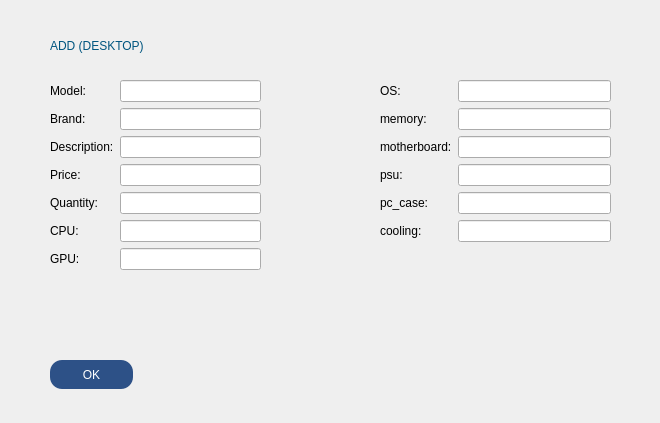
<?xml version="1.0" encoding="UTF-8"?>
<ui version="4.0">
 <class>Add_device_desktop</class>
 <widget class="QDialog" name="Add_device_desktop">
  <property name="geometry">
   <rect>
    <x>0</x>
    <y>0</y>
    <width>660</width>
    <height>423</height>
   </rect>
  </property>
  <property name="windowTitle">
   <string>Dialog</string>
  </property>
  <widget class="QPushButton" name="OK_btn">
   <property name="geometry">
    <rect>
     <x>50</x>
     <y>360</y>
     <width>83</width>
     <height>29</height>
    </rect>
   </property>
   <property name="styleSheet">
    <string notr="true">color: rgb(255, 255, 255);
background: rgb(45, 81, 135);
border-radius: 12px;</string>
   </property>
   <property name="text">
    <string>OK</string>
   </property>
  </widget>
  <widget class="QWidget" name="formLayoutWidget">
   <property name="geometry">
    <rect>
     <x>50</x>
     <y>80</y>
     <width>211</width>
     <height>267</height>
    </rect>
   </property>
   <layout class="QFormLayout" name="formLayout">
    <item row="0" column="0">
     <widget class="QLabel" name="label_4">
      <property name="text">
       <string>Model:</string>
      </property>
     </widget>
    </item>
    <item row="1" column="0">
     <widget class="QLabel" name="label_5">
      <property name="text">
       <string>Brand:</string>
      </property>
     </widget>
    </item>
    <item row="1" column="1">
     <widget class="QLineEdit" name="brand_lineEdit"/>
    </item>
    <item row="2" column="0">
     <widget class="QLabel" name="label_3">
      <property name="text">
       <string>Description:</string>
      </property>
     </widget>
    </item>
    <item row="2" column="1">
     <widget class="QLineEdit" name="des_lineEdit"/>
    </item>
    <item row="3" column="0">
     <widget class="QLabel" name="label_6">
      <property name="text">
       <string>Price:</string>
      </property>
     </widget>
    </item>
    <item row="3" column="1">
     <widget class="QLineEdit" name="price_lineEdit"/>
    </item>
    <item row="4" column="0">
     <widget class="QLabel" name="label_7">
      <property name="text">
       <string>Quantity:</string>
      </property>
     </widget>
    </item>
    <item row="4" column="1">
     <widget class="QLineEdit" name="quantity_lineEdit"/>
    </item>
    <item row="5" column="0">
     <widget class="QLabel" name="label_8">
      <property name="text">
       <string>CPU:</string>
      </property>
     </widget>
    </item>
    <item row="5" column="1">
     <widget class="QLineEdit" name="cpu"/>
    </item>
    <item row="6" column="0">
     <widget class="QLabel" name="label_11">
      <property name="text">
       <string>GPU:</string>
      </property>
     </widget>
    </item>
    <item row="6" column="1">
     <widget class="QLineEdit" name="gpu"/>
    </item>
    <item row="0" column="1">
     <widget class="QLineEdit" name="model_lineEdit"/>
    </item>
   </layout>
  </widget>
  <widget class="QWidget" name="formLayoutWidget_2">
   <property name="geometry">
    <rect>
     <x>380</x>
     <y>80</y>
     <width>231</width>
     <height>232</height>
    </rect>
   </property>
   <layout class="QFormLayout" name="formLayout_2">
    <item row="0" column="0">
     <widget class="QLabel" name="label_12">
      <property name="text">
       <string>OS:</string>
      </property>
     </widget>
    </item>
    <item row="0" column="1">
     <widget class="QLineEdit" name="os_lineEdit"/>
    </item>
    <item row="1" column="0">
     <widget class="QLabel" name="label_13">
      <property name="text">
       <string>memory:</string>
      </property>
     </widget>
    </item>
    <item row="1" column="1">
     <widget class="QLineEdit" name="memory"/>
    </item>
    <item row="2" column="0">
     <widget class="QLabel" name="label_15">
      <property name="text">
       <string>motherboard:</string>
      </property>
     </widget>
    </item>
    <item row="3" column="0">
     <widget class="QLabel" name="label_18">
      <property name="text">
       <string>psu:</string>
      </property>
     </widget>
    </item>
    <item row="3" column="1">
     <widget class="QLineEdit" name="psu"/>
    </item>
    <item row="4" column="0">
     <widget class="QLabel" name="label_19">
      <property name="text">
       <string>pc_case:</string>
      </property>
     </widget>
    </item>
    <item row="4" column="1">
     <widget class="QLineEdit" name="pc_case"/>
    </item>
    <item row="5" column="0">
     <widget class="QLabel" name="label_20">
      <property name="text">
       <string>cooling:</string>
      </property>
     </widget>
    </item>
    <item row="5" column="1">
     <widget class="QLineEdit" name="cooling"/>
    </item>
    <item row="2" column="1">
     <widget class="QLineEdit" name="motherboard"/>
    </item>
   </layout>
  </widget>
  <widget class="QLabel" name="label">
   <property name="geometry">
    <rect>
     <x>50</x>
     <y>30</y>
     <width>211</width>
     <height>31</height>
    </rect>
   </property>
   <property name="styleSheet">
    <string notr="true">font: 22pt &quot;Tw Cen MT Condensed Extra Bold&quot;;
color: rgb(0, 85, 127);</string>
   </property>
   <property name="text">
    <string>ADD (DESKTOP)</string>
   </property>
  </widget>
 </widget>
 <resources/>
 <connections/>
</ui>
